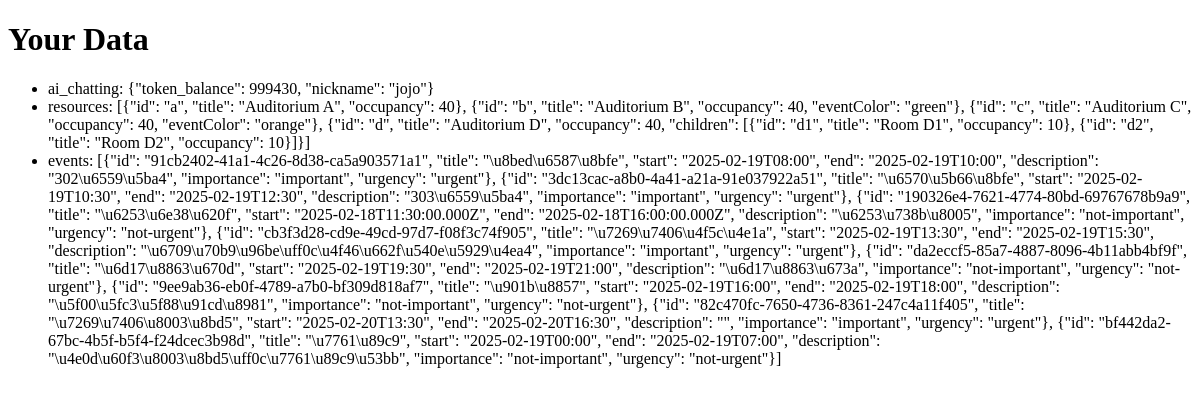
/user_data/ (signed in), run on an earlier commit of the app's database.
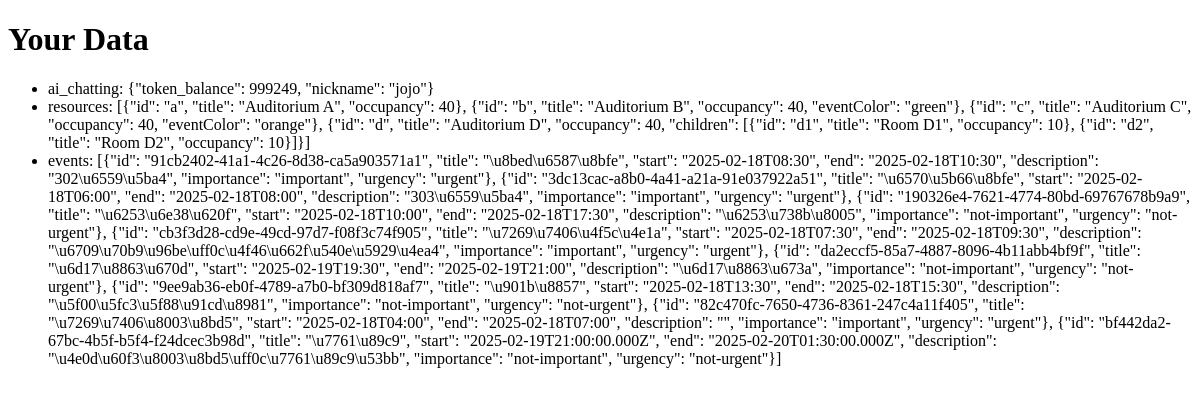
And on a later commit of the database.
### core/models.py (models this page shows, shortened)
class UserData(models.Model):
    user = models.ForeignKey(User, on_delete=models.CASCADE)
    key = models.CharField(max_length=100)
    value = models.TextField()

### core/views.py (the view)
# urls.py: path('user_data/', views.user_data, name='user_data'),
@login_required
def user_data(request):
    user_data = UserData.objects.filter(user=request.user)
    return render(request, 'user_data.html', {'user_data': user_data})

### core/templates/user_data.html (shortened to what this page needs)
<!DOCTYPE html>
<html lang="en">
<head>
</head>
<body>
<h1>Your Data</h1>
<ul>
  {% for data in user_data %}
  <li>{{ data.key }}: {{ data.value }}</li>
  {% endfor %}
</ul>
</body>
</html>

What changed in the data, as far as the page shows it:
changed UserData "ai_chatting": value "{\"token_balance\": 999430, \"nickname\": \"jojo\"}" → "{\"token_balance\": 999249, \"nickname\": \"jojo\"}"
changed UserData "events": value "…\"91cb2402-41a1-4c26-8d38-ca5a903571a1\", \"title\": \"\\u8bed\\u6587\\u8bfe\", \"start\": \"2025-02-19T08:00\", \"end\": \"2025-02-19T10:00\", \"description\": \"302\\u6559\\u5ba4\", \"importance\": \"important\", \"urgency\": \"urgent\"}, {\"id\": \"3dc13cac-a8b0-4a41-a21a-91e037922a51\", \"title\": \"\\u6570\\u5b66\\u8bfe\", \"start\": \"2025-02-19T10:30\", \"end\": \"2025-02-19T12:30\", \"description\": \"303\\u6559\\u5ba4\", \"importance\": \"important\", \"urgency\": \"urgent\"}, {\"id\": \"190326e4-7621-4774-80bd-69767678b9a9\", \"title\": \"\\u6253\\u6e38\\u620f\", \"start\": \"2025-02-18T11:30:00.000Z\", \"end\": \"2025-02-18T16:00:00.000Z\", \"description\": \"\\u6253\\u738b\\u8005\", \"importance\": \"not-important\", \"urgency\": \"not-urgent\"}, {\"id\":…" → "…\"91cb2402-41a1-4c26-8d38-ca5a903571a1\", \"title\": \"\\u8bed\\u6587\\u8bfe\", \"start\": \"2025-02-18T08:30\", \"end\": \"2025-02-18T10:30\", \"description\": \"302\\u6559\\u5ba4\", \"importance\": \"important\", \"urgency\": \"urgent\"}, {\"id\": \"3dc13cac-a8b0-4a41-a21a-91e037922a51\", \"title\": \"\\u6570\\u5b66\\u8bfe\", \"start\": \"2025-02-18T06:00\", \"end\": \"2025-02-18T08:00\", \"description\": \"303\\u6559\\u5ba4\", \"importance\": \"important\", \"urgency\": \"urgent\"}, {\"id\": \"190326e4-7621-4774-80bd-69767678b9a9\", \"title\": \"\\u6253\\u6e38\\u620f\", \"start\": \"2025-02-18T10:00\", \"end\": \"2025-02-18T17:30\", \"description\": \"\\u6253\\u738b\\u8005\", \"importance\": \"not-important\", \"urgency\": \"not-urgent\"}, {\"id\":…"
